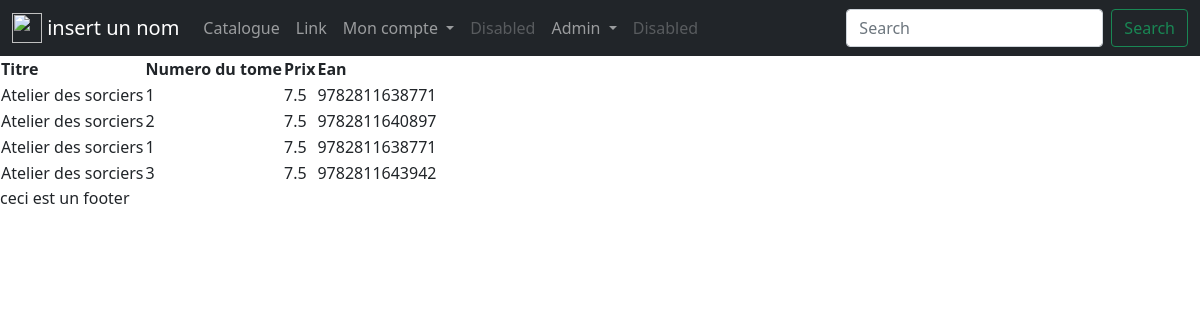
Screenshot of /commande/1 (signed in) with the database file from the repository.
### tables this page shows
CREATE TABLE IF NOT EXISTS manga_tome(
    id INTEGER PRIMARY KEY AUTO_INCREMENT,
    numero_du_tome INTEGER,
    resume_du_tome TEXT,
    date_de_sortie DATE,
    price FLOAT,
    id_image INTEGER,
    quantite_stock INTEGER,
    id_manga INTEGER,
    ean VARCHAR(20),
   FOREIGN KEY (id_image)
	REFERENCES  image(id) ON UPDATE CASCADE ON DELETE  NO ACTION,
    FOREIGN KEY (id_manga)
	REFERENCES manga(id) ON UPDATE CASCADE ON DELETE NO ACTION
);

CREATE TABLE IF NOT EXISTS manga(
    id INTEGER PRIMARY KEY AUTO_INCREMENT,
    titre VARCHAR(255),
    dessinateur VARCHAR(255),
    scenariste VARCHAR(255),
    editeur_oeuvre_origine VARCHAR(255),
    id_categorie INTEGER,
    id_etat INTEGER,
    FOREIGN KEY (id_categorie)
	REFERENCES  categorie(id) ON UPDATE CASCADE ON DELETE  NO ACTION,
    FOREIGN KEY (id_etat)
	REFERENCES etat(id) ON UPDATE CASCADE ON DELETE NO ACTION
);

CREATE TABLE IF NOT EXISTS elementDeLaCommande(
    id INTEGER PRIMARY KEY AUTO_INCREMENT,
    id_commande INTEGER,
    id_manga INTEGER,
    prix FLOAT,
    FOREIGN KEY (id_manga)
	REFERENCES  manga_tome(id) ON UPDATE CASCADE ON DELETE  NO ACTION,
    FOREIGN KEY (id_commande)
	REFERENCES  commande(id) ON UPDATE CASCADE ON DELETE  NO ACTION
);

### model/User.php (called while the page is built, shortened)
<?php
class User{
    private $name_role;
    public function getName_role()
    {
        return $this->name_role;
    }
    }

### model/Sql.php (called while the page is built, shortened)
<?php
abstract class Sql{
    public function __construct(){
        $this->pdo = Connection::getPDO();
    }
}

### model/Connection.php (called while the page is built)
<?php
class Connection {
    public static function getPDO():PDO
    {
         return new PDO(DBDSN,DBUSERNAME,DBPASSWORD,[
            PDO::ATTR_ERRMODE=>PDO::ERRMODE_EXCEPTION
        ]);
    }
}

### model/SqlManga.php (called while the page is built, shortened)
<?php
class SqlManga extends Sql{
    protected $class=Manga::class;
    public function selectTitreID($id){
        $sql="SELECT i.id,i.titre,i.dessinateur,i.scenariste,i.editeur_oeuvre_origine,c.categorie
            FROM manga AS i,categorie AS c
            WHERE i.id_categorie=c.id and i.id = :id";
        $query=$this->pdo->prepare($sql);
        $query->execute(['id'=>$id]);
        $query->setFetchMode(PDO::FETCH_CLASS,$this->class);
        $result=$query->fetch();
        return $result;
    }
}

### model/SqlCommandeDetail.php (called while the page is built, shortened)
<?php
class SqlCommandeDetail extends Sql{
    protected $class=CommandeDetail::class;
    public function afficheCommandeDetailUser($id){
       $sql="select id,id_commande,id_manga,prix
       from elementdelacommande
       where id_commande=:id;";
        $query=$this->pdo->prepare($sql);
        $query->execute(array('id'=>$id));
        $query->setFetchMode(PDO::FETCH_CLASS,$this->class);
        $result=$query->fetchall();
        return $result;
    }
}

### model/CommandeDetail.php (called while the page is built, shortened)
<?php
class CommandeDetail
{
    private $id_manga;
    private $prix;
    public function getId_manga()
    {
        return $this->id_manga;
    }
    public function getPrix()
    {
        return $this->prix;
    }
}

### model/SqlMangaDetail.php (called while the page is built, shortened)
<?php
class SqlMangaDetail extends Sql{
    protected $class=DetailManga::class;
    public function selectTomewithId($id){
        $sql="SELECT id,numero_du_tome,resume_du_tome,date_de_sortie,price,quantite_stock,id_manga,ean
            FROM manga_tome
            WHERE id = :id";
        $query=$this->pdo->prepare($sql);
        $query->execute(array('id'=>$id));
        $query->setFetchMode(PDO::FETCH_CLASS,$this->class);
        $result=$query->fetch();
        return $result;
    }
}

### model/DetailManga.php (called while the page is built, shortened)
<?php
class DetailManga extends Manga{
        private $numero_du_tome;
        private $id_manga;
        private $ean;
        public function getEan()
        {
                return $this->ean;
        }
        public function getNumero_du_tome()
        {
                return $this->numero_du_tome;
        }
        public function getId_manga()
        {
                return $this->id_manga;
        }
}

### model/Manga.php (called while the page is built, shortened)
<?php
class Manga
{
    private $titre;
    public function getTitre()
    {
        return $this->titre;
    }
}

### view/commandeDetail.php (the view)
<table>
    <tr>
        <th>Titre</th>
        <th>Numero du tome</th>
        <th>Prix</th>
        <th>Ean</th>
    </tr>
   <?php foreach($arrays as $array): ?>
    <tr>
        <td><?= $array[1]->getTitre() ?></td>
        <td><?= $array[2]->getNumero_du_tome() ?></td>
        <td><?= $array[0]->getPrix() ?></td>
        <td><?= $array[2]->getEan() ?></td>
    </tr>
   <?php endforeach?>
</table>

### view/header.php (shortened to what this page needs)
<!DOCTYPE html>
<html lang="en">
<head>
    <link href="https://cdn.jsdelivr.net/npm/bootstrap@5.0.0-beta1/dist/css/bootstrap.min.css" rel="stylesheet">
</head>
<body>
    <nav class="navbar navbar-expand-lg navbar-dark bg-dark">
  <div class="container-fluid">
  <a class="navbar-brand" href="<?=ROOT_PATH?>">
        <img src="logo.jpg" width="30" height="30" class="d-inline-block align-top" alt="">
            insert un nom
        </a>
    <div class="collapse navbar-collapse" id="navbarSupportedContent">
      <ul class="navbar-nav me-auto mb-2 mb-lg-0">
        <li class="nav-item">
            <a class="nav-link" href="<?=ROOT_PATH?>manga">Catalogue</a>
        </li>
        <li class="nav-item">
          <a class="nav-link" href="#">Link</a>
        </li>
        <li class="nav-item dropdown">
          <a class="nav-link dropdown-toggle" href="#" id="navbarDropdown" role="button" data-bs-toggle="dropdown" aria-expanded="false">
            Mon compte
          </a>
        </li>
        <li class="nav-item">
          <a class="nav-link disabled" href="#" tabindex="-1" aria-disabled="true">Disabled</a>
        </li>
        <?php if(isset($_SESSION['user']) &&  strcmp($_SESSION['user']->getName_role(),'admin')!==1):?>
        <li class="nav-item dropdown">
          <a class="nav-link dropdown-toggle" href="#" id="navbarDropdown" role="button" data-bs-toggle="dropdown" aria-expanded="false">
           Admin
          </a>
        </li>
        <li class="nav-item">
          <a class="nav-link disabled" href="#" tabindex="-1" aria-disabled="true">Disabled</a>
        </li>
        <?php endif?>
      </ul>
      <form class="d-flex">
        <input class="form-control me-2" type="search" placeholder="Search" aria-label="Search">
        <button class="btn btn-outline-success" type="submit">Search</button>
      </form>
    </div>
  </div>
</nav>

### index.php (shortened to what this page needs)
<?php
require_once("model/Manga.php");
require_once("model/DetailManga.php");
require_once("model/User.php");
require_once("model/Connection.php");
require_once('model/Sql.php');
require_once('model/SqlManga.php');
require_once('model/SqlMangaDetail.php');
require_once('model/Commande.php');
require_once('model/CommandeDetail.php');
require_once('model/SqlCommandeDetail.php');
$file = 'control/'.REQ_TYPE.'.php';
require_once('view/header.php');
if(file_exists($file)){
    require $file;
}
else {
    require 'view/404.php';
}
require_once('view/footer.php');
?>

### control/commande.php
<?php
if(REQ_TYPE_ID){
    $SqlCommandeDetail=new SqlCommandeDetail();
    $SqlMangaDetail=new SqlMangaDetail();
    $SqlManga=new SqlManga();
    $details=$SqlCommandeDetail->afficheCommandeDetailUser(REQ_TYPE_ID);
    $arrays=[];
    foreach($details as $detail){
        $list=[];
        $tomeManga=$SqlMangaDetail->selectTomewithId($detail->getId_manga());
        $manga=$SqlManga->selectTitreID( $tomeManga->getId_manga());
        array_push($list,$detail,$manga,$tomeManga);
        array_push($arrays,$list);
    }
    include('view/commandeDetail.php');
}else if(REQ_TYPE) {
    $SqlCommande=new SqlCommande();
    $commandes=$SqlCommande->afficheCommandeAllUser($_SESSION['user']->getEmail());
    include('view/commandeListUser.php');
}

### view/footer.php (shortened to what this page needs)
<footer>
ceci est un footer
</footer>
</body>
</html>

### rows the page displays
manga_tome: id_manga.titre "Atelier des sorciers", numero_du_tome "1", ean "9782811638771"
elementdelacommande: prix "7.5"
manga_tome: id_manga.titre "Atelier des sorciers", numero_du_tome "2", ean "9782811640897"
elementdelacommande: prix "7.5"
elementdelacommande: prix "7.5"
manga_tome: id_manga.titre "Atelier des sorciers", numero_du_tome "3", ean "9782811643942"
elementdelacommande: prix "7.5"
